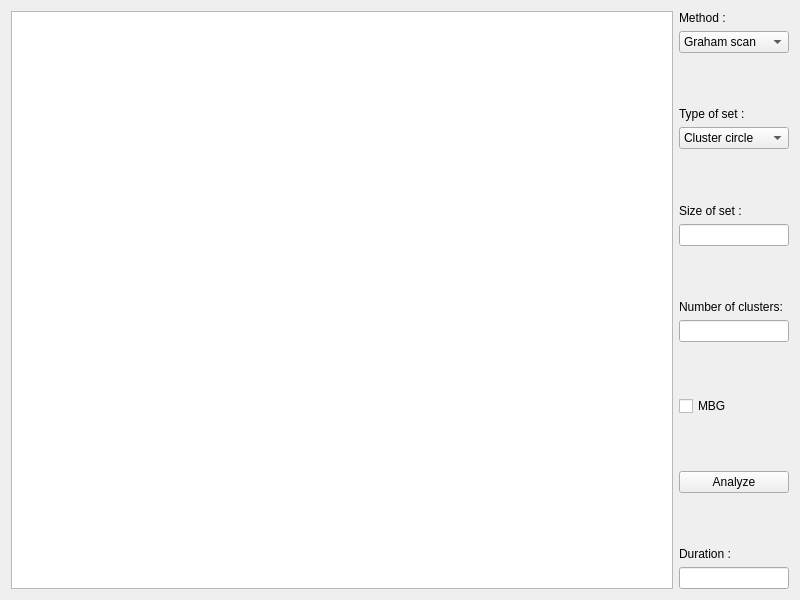
<?xml version="1.0" encoding="UTF-8"?>
<ui version="4.0">
 <class>Widget</class>
 <widget class="QWidget" name="Widget">
  <property name="geometry">
   <rect>
    <x>0</x>
    <y>0</y>
    <width>800</width>
    <height>600</height>
   </rect>
  </property>
  <property name="minimumSize">
   <size>
    <width>400</width>
    <height>400</height>
   </size>
  </property>
  <property name="windowTitle">
   <string>Widget</string>
  </property>
  <layout class="QHBoxLayout" name="horizontalLayout_3">
   <item>
    <layout class="QHBoxLayout" name="horizontalLayout_2">
     <item>
      <widget class="graphic" name="Canvas">
       <property name="sizePolicy">
        <sizepolicy hsizetype="Expanding" vsizetype="Expanding">
         <horstretch>1</horstretch>
         <verstretch>1</verstretch>
        </sizepolicy>
       </property>
       <property name="cursor" stdset="0">
        <cursorShape>OpenHandCursor</cursorShape>
       </property>
      </widget>
     </item>
     <item>
      <layout class="QHBoxLayout" name="horizontalLayout">
       <item>
        <layout class="QVBoxLayout" name="verticalLayout">
         <item>
          <widget class="QLabel" name="label">
           <property name="text">
            <string>Method :</string>
           </property>
          </widget>
         </item>
         <item>
          <widget class="QComboBox" name="methodCombo">
           <item>
            <property name="text">
             <string>Graham scan</string>
            </property>
           </item>
           <item>
            <property name="text">
             <string>Jarvis scan</string>
            </property>
           </item>
           <item>
            <property name="text">
             <string>Quick hull</string>
            </property>
           </item>
           <item>
            <property name="text">
             <string>Incrementation</string>
            </property>
           </item>
          </widget>
         </item>
         <item>
          <spacer name="verticalSpacer_4">
           <property name="orientation">
            <enum>Qt::Vertical</enum>
           </property>
           <property name="sizeHint" stdset="0">
            <size>
             <width>20</width>
             <height>40</height>
            </size>
           </property>
          </spacer>
         </item>
         <item>
          <widget class="QLabel" name="label_2">
           <property name="text">
            <string>Type of set :</string>
           </property>
          </widget>
         </item>
         <item>
          <widget class="QComboBox" name="typeCombo">
           <item>
            <property name="text">
             <string>Cluster circle</string>
            </property>
           </item>
           <item>
            <property name="text">
             <string>Cluster ellipse</string>
            </property>
           </item>
           <item>
            <property name="text">
             <string>Cluster square</string>
            </property>
           </item>
           <item>
            <property name="text">
             <string>Raster</string>
            </property>
           </item>
           <item>
            <property name="text">
             <string>Random</string>
            </property>
           </item>
          </widget>
         </item>
         <item>
          <spacer name="verticalSpacer_3">
           <property name="orientation">
            <enum>Qt::Vertical</enum>
           </property>
           <property name="sizeHint" stdset="0">
            <size>
             <width>20</width>
             <height>40</height>
            </size>
           </property>
          </spacer>
         </item>
         <item>
          <widget class="QLabel" name="label_4">
           <property name="text">
            <string>Size of set :</string>
           </property>
          </widget>
         </item>
         <item>
          <widget class="QLineEdit" name="setSize"/>
         </item>
         <item>
          <spacer name="verticalSpacer_5">
           <property name="orientation">
            <enum>Qt::Vertical</enum>
           </property>
           <property name="sizeHint" stdset="0">
            <size>
             <width>20</width>
             <height>40</height>
            </size>
           </property>
          </spacer>
         </item>
         <item>
          <widget class="QLabel" name="label_3">
           <property name="text">
            <string>Number of clusters:</string>
           </property>
          </widget>
         </item>
         <item>
          <widget class="QLineEdit" name="clusterLine"/>
         </item>
         <item>
          <spacer name="verticalSpacer_6">
           <property name="orientation">
            <enum>Qt::Vertical</enum>
           </property>
           <property name="sizeHint" stdset="0">
            <size>
             <width>20</width>
             <height>40</height>
            </size>
           </property>
          </spacer>
         </item>
         <item>
          <widget class="QCheckBox" name="mbg">
           <property name="text">
            <string>MBG</string>
           </property>
          </widget>
         </item>
         <item>
          <spacer name="verticalSpacer_2">
           <property name="orientation">
            <enum>Qt::Vertical</enum>
           </property>
           <property name="sizeHint" stdset="0">
            <size>
             <width>20</width>
             <height>40</height>
            </size>
           </property>
          </spacer>
         </item>
         <item>
          <widget class="QPushButton" name="analyze">
           <property name="text">
            <string>Analyze</string>
           </property>
          </widget>
         </item>
         <item>
          <spacer name="verticalSpacer">
           <property name="orientation">
            <enum>Qt::Vertical</enum>
           </property>
           <property name="sizeHint" stdset="0">
            <size>
             <width>20</width>
             <height>40</height>
            </size>
           </property>
          </spacer>
         </item>
         <item>
          <widget class="QLabel" name="label_5">
           <property name="text">
            <string>Duration :</string>
           </property>
          </widget>
         </item>
         <item>
          <widget class="QLineEdit" name="duration"/>
         </item>
        </layout>
       </item>
      </layout>
     </item>
    </layout>
   </item>
  </layout>
 </widget>
 <layoutdefault spacing="6" margin="11"/>
 <customwidgets>
  <customwidget>
   <class>graphic</class>
   <extends>QGraphicsView</extends>
   <header>graphic.h</header>
  </customwidget>
 </customwidgets>
 <resources/>
 <connections/>
</ui>
